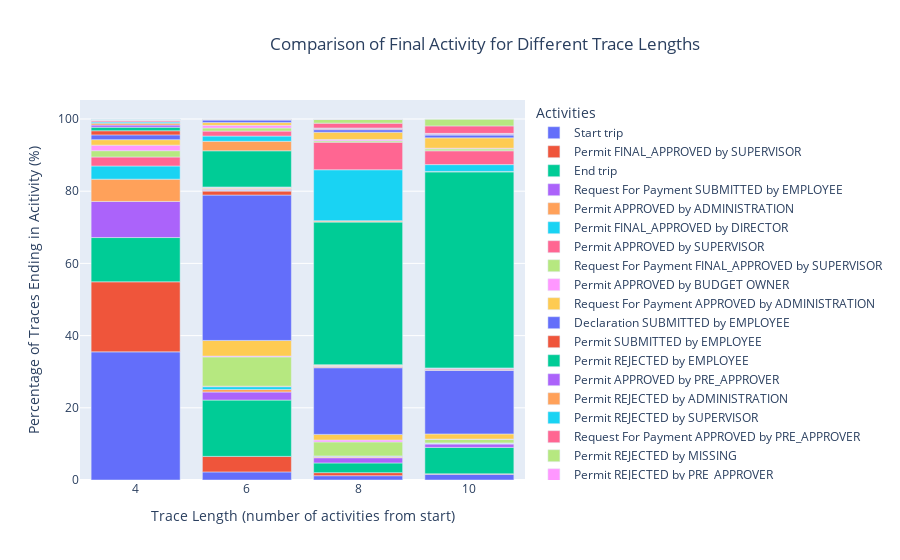

This figure's notebook cell:
### Code cell
# plot the distribution
import plotly.express as px
fig = px.bar(df_dist, x="Trace length", y="Percent count", color="Activities", title="Comparison of Final Activity for Different Trace Lengths")
fig.update_layout(xaxis_title="Trace Length (number of activities from start)", yaxis_title="Percentage of Traces Ending in Acitivity (%)")
fig.update_xaxes(tickvals=[4,6,8,10])
fig.update_layout(title_x=0.3)
fig.show()
fig.write_html("../docs/activity_vs_trace_length_distribution.html")

### Figure 1 — Plotly figure (JSON) as saved in the notebook; plotly's stock layout.template omitted (floating-point values rounded to 4 significant figures)
{"data": [{"alignmentgroup": "True", "hovertemplate": "Activities=Start trip<br>Trace length=%{x}<br>Percent count=%{y}<extra></extra>", "legendgroup": "Start trip", "marker": {"color": "#636efa", "pattern": {"shape": ""}}, "name": "Start trip", "offsetgroup": "Start trip", "orientation": "v", "showlegend": true, "textposition": "auto", "type": "bar", "x": [4, 6, 8, 10], "xaxis": "x", "y": [35.5, 2.239, 1.194, 1.592], "yaxis": "y"}, {"alignmentgroup": "True", "hovertemplate": "Activities=Permit FINAL_APPROVED by SUPERVISOR<br>Trace length=%{x}<br>Percent count=%{y}<extra></extra>", "legendgroup": "Permit FINAL_APPROVED by SUPERVISOR", "marker": {"color": "#EF553B", "pattern": {"shape": ""}}, "name": "Permit FINAL_APPROVED by SUPERVISOR", "offsetgroup": "Permit FINAL_APPROVED by SUPERVISOR", "orientation": "v", "showlegend": true, "textposition": "auto", "type": "bar", "x": [4, 6, 8, 10], "xaxis": "x", "y": [19.4, 4.303, 0.8458, 0.1244], "yaxis": "y"}, {"alignmentgroup": "True", "hovertemplate": "Activities=End trip<br>Trace length=%{x}<br>Percent count=%{y}<extra></extra>", "legendgroup": "End trip", "marker": {"color": "#00cc96", "pattern": {"shape": ""}}, "name": "End trip", "offsetgroup": "End trip", "orientation": "v", "showlegend": true, "textposition": "auto", "type": "bar", "x": [4, 6, 8, 10], "xaxis": "x", "y": [12.26, 15.6, 2.687, 7.313], "yaxis": "y"}, {"alignmentgroup": "True", "hovertemplate": "Activities=Request For Payment SUBMITTED by EMPLOYEE<br>Trace length=%{x}<br>Percent count=%{y}<extra></extra>", "legendgroup": "Request For Payment SUBMITTED by EMPLOYEE", "marker": {"color": "#ab63fa", "pattern": {"shape": ""}}, "name": "Request For Payment SUBMITTED by EMPLOYEE", "offsetgroup": "Request For Payment SUBMITTED by EMPLOYEE", "orientation": "v", "showlegend": true, "textposition": "auto", "type": "bar", "x": [4, 6, 8, 10], "xaxis": "x", "y": [10, 2.239, 1.443, 0.9453], "yaxis": "y"}, {"alignmentgroup": "True", "hovertemplate": "Activities=Permit APPROVED by ADMINISTRATION<br>Trace length=%{x}<br>Percent count=%{y}<extra></extra>", "legendgroup": "Permit APPROVED by ADMINISTRATION", "marker": {"color": "#FFA15A", "pattern": {"shape": ""}}, "name": "Permit APPROVED by ADMINISTRATION", "offsetgroup": "Permit APPROVED by ADMINISTRATION", "orientation": "v", "showlegend": true, "textposition": "auto", "type": "bar", "x": [4, 6, 8, 10], "xaxis": "x", "y": [6.169, 0.6965, 0.199, 0.1244], "yaxis": "y"}, {"alignmentgroup": "True", "hovertemplate": "Activities=Permit FINAL_APPROVED by DIRECTOR<br>Trace length=%{x}<br>Percent count=%{y}<extra></extra>", "legendgroup": "Permit FINAL_APPROVED by DIRECTOR", "marker": {"color": "#19d3f3", "pattern": {"shape": ""}}, "name": "Permit FINAL_APPROVED by DIRECTOR", "offsetgroup": "Permit FINAL_APPROVED by DIRECTOR", "orientation": "v", "showlegend": true, "textposition": "auto", "type": "bar", "x": [4, 6, 8, 10], "xaxis": "x", "y": [3.657, 0.7711, 0.199, 0.1244], "yaxis": "y"}, {"alignmentgroup": "True", "hovertemplate": "Activities=Permit APPROVED by SUPERVISOR<br>Trace length=%{x}<br>Percent count=%{y}<extra></extra>", "legendgroup": "Permit APPROVED by SUPERVISOR", "marker": {"color": "#FF6692", "pattern": {"shape": ""}}, "name": "Permit APPROVED by SUPERVISOR", "offsetgroup": "Permit APPROVED by SUPERVISOR", "orientation": "v", "showlegend": true, "textposition": "auto", "type": "bar", "x": [4, 6, 8, 10], "xaxis": "x", "y": [2.488, 0.1493, 0.0995, 0.04975], "yaxis": "y"}, {"alignmentgroup": "True", "hovertemplate": "Activities=Request For Payment FINAL_APPROVED by SUPERVISOR<br>Trace length=%{x}<br>Percent count=%{y}<extra></extra>", "legendgroup": "Request For Payment FINAL_APPROVED by SUPERVISOR", "marker": {"color": "#B6E880", "pattern": {"shape": ""}}, "name": "Request For Payment FINAL_APPROVED by SUPERVISOR", "offsetgroup": "Request For Payment FINAL_APPROVED by SUPERVISOR", "orientation": "v", "showlegend": true, "textposition": "auto", "type": "bar", "x": [4, 6, 8, 10], "xaxis": "x", "y": [1.741, 8.109, 3.881, 1.045], "yaxis": "y"}, {"alignmentgroup": "True", "hovertemplate": "Activities=Permit APPROVED by BUDGET OWNER<br>Trace length=%{x}<br>Percent count=%{y}<extra></extra>", "legendgroup": "Permit APPROVED by BUDGET OWNER", "marker": {"color": "#FF97FF", "pattern": {"shape": ""}}, "name": "Permit APPROVED by BUDGET OWNER", "offsetgroup": "Permit APPROVED by BUDGET OWNER", "orientation": "v", "showlegend": true, "textposition": "auto", "type": "bar", "x": [4, 6, 8, 10], "xaxis": "x", "y": [1.542, 0.2239, 0.5224, 0.02488], "yaxis": "y"}, {"alignmentgroup": "True", "hovertemplate": "Activities=Request For Payment APPROVED by ADMINISTRATION<br>Trace length=%{x}<br>Percent count=%{y}<extra></extra>", "legendgroup": "Request For Payment APPROVED by ADMINISTRATION", "marker": {"color": "#FECB52", "pattern": {"shape": ""}}, "name": "Request For Payment APPROVED by ADMINISTRATION", "offsetgroup": "Request For Payment APPROVED by ADMINISTRATION", "orientation": "v", "showlegend": true, "textposition": "auto", "type": "bar", "x": [4, 6, 8, 10], "xaxis": "x", "y": [1.517, 4.328, 1.567, 1.418], "yaxis": "y"}, {"alignmentgroup": "True", "hovertemplate": "Activities=Declaration SUBMITTED by EMPLOYEE<br>Trace length=%{x}<br>Percent count=%{y}<extra></extra>", "legendgroup": "Declaration SUBMITTED by EMPLOYEE", "marker": {"color": "#636efa", "pattern": {"shape": ""}}, "name": "Declaration SUBMITTED by EMPLOYEE", "offsetgroup": "Declaration SUBMITTED by EMPLOYEE", "orientation": "v", "showlegend": true, "textposition": "auto", "type": "bar", "x": [4, 6, 8, 10], "xaxis": "x", "y": [1.318, 40.27, 18.46, 17.61], "yaxis": "y"}, {"alignmentgroup": "True", "hovertemplate": "Activities=Permit SUBMITTED by EMPLOYEE<br>Trace length=%{x}<br>Percent count=%{y}<extra></extra>", "legendgroup": "Permit SUBMITTED by EMPLOYEE", "marker": {"color": "#EF553B", "pattern": {"shape": ""}}, "name": "Permit SUBMITTED by EMPLOYEE", "offsetgroup": "Permit SUBMITTED by EMPLOYEE", "orientation": "v", "showlegend": true, "textposition": "auto", "type": "bar", "x": [4, 6, 8, 10], "xaxis": "x", "y": [1.144, 1.095, 0.1741, 0.1244], "yaxis": "y"}, {"alignmentgroup": "True", "hovertemplate": "Activities=Permit REJECTED by EMPLOYEE<br>Trace length=%{x}<br>Percent count=%{y}<extra></extra>", "legendgroup": "Permit REJECTED by EMPLOYEE", "marker": {"color": "#00cc96", "pattern": {"shape": ""}}, "name": "Permit REJECTED by EMPLOYEE", "offsetgroup": "Permit REJECTED by EMPLOYEE", "orientation": "v", "showlegend": true, "textposition": "auto", "type": "bar", "x": [4, 6, 8, 10], "xaxis": "x", "y": [0.9701, 0.199, 0.1244, 0.07463], "yaxis": "y"}, {"alignmentgroup": "True", "hovertemplate": "Activities=Permit APPROVED by PRE_APPROVER<br>Trace length=%{x}<br>Percent count=%{y}<extra></extra>", "legendgroup": "Permit APPROVED by PRE_APPROVER", "marker": {"color": "#ab63fa", "pattern": {"shape": ""}}, "name": "Permit APPROVED by PRE_APPROVER", "offsetgroup": "Permit APPROVED by PRE_APPROVER", "orientation": "v", "showlegend": true, "textposition": "auto", "type": "bar", "x": [4, 6, 8], "xaxis": "x", "y": [0.6219, 0.1493, 0.07463], "yaxis": "y"}, {"alignmentgroup": "True", "hovertemplate": "Activities=Permit REJECTED by ADMINISTRATION<br>Trace length=%{x}<br>Percent count=%{y}<extra></extra>", "legendgroup": "Permit REJECTED by ADMINISTRATION", "marker": {"color": "#FFA15A", "pattern": {"shape": ""}}, "name": "Permit REJECTED by ADMINISTRATION", "offsetgroup": "Permit REJECTED by ADMINISTRATION", "orientation": "v", "showlegend": true, "textposition": "auto", "type": "bar", "x": [4, 6, 8], "xaxis": "x", "y": [0.5224, 0.02488, 0.02488], "yaxis": "y"}, {"alignmentgroup": "True", "hovertemplate": "Activities=Permit REJECTED by SUPERVISOR<br>Trace length=%{x}<br>Percent count=%{y}<extra></extra>", "legendgroup": "Permit REJECTED by SUPERVISOR", "marker": {"color": "#19d3f3", "pattern": {"shape": ""}}, "name": "Permit REJECTED by SUPERVISOR", "offsetgroup": "Permit REJECTED by SUPERVISOR", "orientation": "v", "showlegend": true, "textposition": "auto", "type": "bar", "x": [4, 6], "xaxis": "x", "y": [0.2985, 0.0995], "yaxis": "y"}, {"alignmentgroup": "True", "hovertemplate": "Activities=Request For Payment APPROVED by PRE_APPROVER<br>Trace length=%{x}<br>Percent count=%{y}<extra></extra>", "legendgroup": "Request For Payment APPROVED by PRE_APPROVER", "marker": {"color": "#FF6692", "pattern": {"shape": ""}}, "name": "Request For Payment APPROVED by PRE_APPROVER", "offsetgroup": "Request For Payment APPROVED by PRE_APPROVER", "orientation": "v", "showlegend": true, "textposition": "auto", "type": "bar", "x": [4, 6, 8, 10], "xaxis": "x", "y": [0.2985, 0.1741, 0.1493, 0.2736], "yaxis": "y"}, {"alignmentgroup": "True", "hovertemplate": "Activities=Permit REJECTED by MISSING<br>Trace length=%{x}<br>Percent count=%{y}<extra></extra>", "legendgroup": "Permit REJECTED by MISSING", "marker": {"color": "#B6E880", "pattern": {"shape": ""}}, "name": "Permit REJECTED by MISSING", "offsetgroup": "Permit REJECTED by MISSING", "orientation": "v", "showlegend": true, "textposition": "auto", "type": "bar", "x": [4, 6, 8, 10], "xaxis": "x", "y": [0.1741, 0.07463, 0.0995, 0.02488], "yaxis": "y"}, {"alignmentgroup": "True", "hovertemplate": "Activities=Permit REJECTED by PRE_APPROVER<br>Trace length=%{x}<br>Percent count=%{y}<extra></extra>", "legendgroup": "Permit REJECTED by PRE_APPROVER", "marker": {"color": "#FF97FF", "pattern": {"shape": ""}}, "name": "Permit REJECTED by PRE_APPROVER", "offsetgroup": "Permit REJECTED by PRE_APPROVER", "orientation": "v", "showlegend": true, "textposition": "auto", "type": "bar", "x": [4], "xaxis": "x", "y": [0.0995], "yaxis": "y"}, {"alignmentgroup": "True", "hovertemplate": "Activities=Request For Payment REJECTED by ADMINISTRATION<br>Trace length=%{x}<br>Percent count=%{y}<extra></extra>", "legendgroup": "Request For Payment REJECTED by ADMINISTRATION", "marker": {"color": "#FECB52", "pattern": {"shape": ""}}, "name": "Request For Payment REJECTED by ADMINISTRATION", "offsetgroup": "Request For Payment REJECTED by ADMINISTRATION", "orientation": "v", "showlegend": true, "textposition": "auto", "type": "bar", "x": [4, 6, 8, 10], "xaxis": "x", "y": [0.0995, 0.2985, 0.1741, 0.0995], "yaxis": "y"}, {"alignmentgroup": "True", "hovertemplate": "Activities=Declaration SAVED by EMPLOYEE<br>Trace length=%{x}<br>Percent count=%{y}<extra></extra>", "legendgroup": "Declaration SAVED by EMPLOYEE", "marker": {"color": "#636efa", "pattern": {"shape": ""}}, "name": "Declaration SAVED by EMPLOYEE", "offsetgroup": "Declaration SAVED by EMPLOYEE", "orientation": "v", "showlegend": true, "textposition": "auto", "type": "bar", "x": [4, 6, 8, 10], "xaxis": "x", "y": [0.07463, 0.0995, 0.02488, 0.07463], "yaxis": "y"}, {"alignmentgroup": "True", "hovertemplate": "Activities=Request For Payment SAVED by EMPLOYEE<br>Trace length=%{x}<br>Percent count=%{y}<extra></extra>", "legendgroup": "Request For Payment SAVED by EMPLOYEE", "marker": {"color": "#EF553B", "pattern": {"shape": ""}}, "name": "Request For Payment SAVED by EMPLOYEE", "offsetgroup": "Request For Payment SAVED by EMPLOYEE", "orientation": "v", "showlegend": true, "textposition": "auto", "type": "bar", "x": [4, 6], "xaxis": "x", "y": [0.04975, 0.02488], "yaxis": "y"}, {"alignmentgroup": "True", "hovertemplate": "Activities=Declaration FINAL_APPROVED by SUPERVISOR<br>Trace length=%{x}<br>Percent count=%{y}<extra></extra>", "legendgroup": "Declaration FINAL_APPROVED by SUPERVISOR", "marker": {"color": "#00cc96", "pattern": {"shape": ""}}, "name": "Declaration FINAL_APPROVED by SUPERVISOR", "offsetgroup": "Declaration FINAL_APPROVED by SUPERVISOR", "orientation": "v", "showlegend": true, "textposition": "auto", "type": "bar", "x": [4, 6, 8, 10], "xaxis": "x", "y": [0.02488, 10.02, 39.53, 54.3], "yaxis": "y"}, {"alignmentgroup": "True", "hovertemplate": "Activities=Permit REJECTED by BUDGET OWNER<br>Trace length=%{x}<br>Percent count=%{y}<extra></extra>", "legendgroup": "Permit REJECTED by BUDGET OWNER", "marker": {"color": "#ab63fa", "pattern": {"shape": ""}}, "name": "Permit REJECTED by BUDGET OWNER", "offsetgroup": "Permit REJECTED by BUDGET OWNER", "orientation": "v", "showlegend": true, "textposition": "auto", "type": "bar", "x": [4, 8], "xaxis": "x", "y": [0.02488, 0.0995], "yaxis": "y"}, {"alignmentgroup": "True", "hovertemplate": "Activities=Send Reminder<br>Trace length=%{x}<br>Percent count=%{y}<extra></extra>", "legendgroup": "Send Reminder", "marker": {"color": "#FFA15A", "pattern": {"shape": ""}}, "name": "Send Reminder", "offsetgroup": "Send Reminder", "orientation": "v", "showlegend": true, "textposition": "auto", "type": "bar", "x": [6, 8, 10], "xaxis": "x", "y": [2.637, 0.2488, 0.1244], "yaxis": "y"}, {"alignmentgroup": "True", "hovertemplate": "Activities=Declaration APPROVED by ADMINISTRATION<br>Trace length=%{x}<br>Percent count=%{y}<extra></extra>", "legendgroup": "Declaration APPROVED by ADMINISTRATION", "marker": {"color": "#19d3f3", "pattern": {"shape": ""}}, "name": "Declaration APPROVED by ADMINISTRATION", "offsetgroup": "Declaration APPROVED by ADMINISTRATION", "orientation": "v", "showlegend": true, "textposition": "auto", "type": "bar", "x": [6, 8, 10], "xaxis": "x", "y": [1.443, 14.13, 1.891], "yaxis": "y"}, {"alignmentgroup": "True", "hovertemplate": "Activities=Payment Handled<br>Trace length=%{x}<br>Percent count=%{y}<extra></extra>", "legendgroup": "Payment Handled", "marker": {"color": "#FF6692", "pattern": {"shape": ""}}, "name": "Payment Handled", "offsetgroup": "Payment Handled", "orientation": "v", "showlegend": true, "textposition": "auto", "type": "bar", "x": [6, 8, 10], "xaxis": "x", "y": [1.368, 7.637, 3.831], "yaxis": "y"}, {"alignmentgroup": "True", "hovertemplate": "Activities=Declaration APPROVED by PRE_APPROVER<br>Trace length=%{x}<br>Percent count=%{y}<extra></extra>", "legendgroup": "Declaration APPROVED by PRE_APPROVER", "marker": {"color": "#B6E880", "pattern": {"shape": ""}}, "name": "Declaration APPROVED by PRE_APPROVER", "offsetgroup": "Declaration APPROVED by PRE_APPROVER", "orientation": "v", "showlegend": true, "textposition": "auto", "type": "bar", "x": [6, 8, 10], "xaxis": "x", "y": [0.8706, 0.3731, 0.5224], "yaxis": "y"}, {"alignmentgroup": "True", "hovertemplate": "Activities=Request For Payment REJECTED by EMPLOYEE<br>Trace length=%{x}<br>Percent count=%{y}<extra></extra>", "legendgroup": "Request For Payment REJECTED by EMPLOYEE", "marker": {"color": "#FF97FF", "pattern": {"shape": ""}}, "name": "Request For Payment REJECTED by EMPLOYEE", "offsetgroup": "Request For Payment REJECTED by EMPLOYEE", "orientation": "v", "showlegend": true, "textposition": "auto", "type": "bar", "x": [6, 8, 10], "xaxis": "x", "y": [0.7463, 0.3731, 0.199], "yaxis": "y"}, {"alignmentgroup": "True", "hovertemplate": "Activities=Request Payment<br>Trace length=%{x}<br>Percent count=%{y}<extra></extra>", "legendgroup": "Request Payment", "marker": {"color": "#FECB52", "pattern": {"shape": ""}}, "name": "Request Payment", "offsetgroup": "Request Payment", "orientation": "v", "showlegend": true, "textposition": "auto", "type": "bar", "x": [6, 8, 10], "xaxis": "x", "y": [0.7463, 2.015, 2.861], "yaxis": "y"}, {"alignmentgroup": "True", "hovertemplate": "Activities=Request For Payment APPROVED by BUDGET OWNER<br>Trace length=%{x}<br>Percent count=%{y}<extra></extra>", "legendgroup": "Request For Payment APPROVED by BUDGET OWNER", "marker": {"color": "#636efa", "pattern": {"shape": ""}}, "name": "Request For Payment APPROVED by BUDGET OWNER", "offsetgroup": "Request For Payment APPROVED by BUDGET OWNER", "orientation": "v", "showlegend": true, "textposition": "auto", "type": "bar", "x": [6, 8, 10], "xaxis": "x", "y": [0.7214, 0.6965, 0.796], "yaxis": "y"}, {"alignmentgroup": "True", "hovertemplate": "Activities=Request For Payment FINAL_APPROVED by DIRECTOR<br>Trace length=%{x}<br>Percent count=%{y}<extra></extra>", "legendgroup": "Request For Payment FINAL_APPROVED by DIRECTOR", "marker": {"color": "#EF553B", "pattern": {"shape": ""}}, "name": "Request For Payment FINAL_APPROVED by DIRECTOR", "offsetgroup": "Request For Payment FINAL_APPROVED by DIRECTOR", "orientation": "v", "showlegend": true, "textposition": "auto", "type": "bar", "x": [6, 8, 10], "xaxis": "x", "y": [0.07463, 0.1493, 0.0995], "yaxis": "y"}, {"alignmentgroup": "True", "hovertemplate": "Activities=Request For Payment REJECTED by SUPERVISOR<br>Trace length=%{x}<br>Percent count=%{y}<extra></extra>", "legendgroup": "Request For Payment REJECTED by SUPERVISOR", "marker": {"color": "#00cc96", "pattern": {"shape": ""}}, "name": "Request For Payment REJECTED by SUPERVISOR", "offsetgroup": "Request For Payment REJECTED by SUPERVISOR", "orientation": "v", "showlegend": true, "textposition": "auto", "type": "bar", "x": [6, 10], "xaxis": "x", "y": [0.07463, 0.02488], "yaxis": "y"}, {"alignmentgroup": "True", "hovertemplate": "Activities=Declaration APPROVED by SUPERVISOR<br>Trace length=%{x}<br>Percent count=%{y}<extra></extra>", "legendgroup": "Declaration APPROVED by SUPERVISOR", "marker": {"color": "#ab63fa", "pattern": {"shape": ""}}, "name": "Declaration APPROVED by SUPERVISOR", "offsetgroup": "Declaration APPROVED by SUPERVISOR", "orientation": "v", "showlegend": true, "textposition": "auto", "type": "bar", "x": [6, 8, 10], "xaxis": "x", "y": [0.04975, 0.2488, 0.2736], "yaxis": "y"}, {"alignmentgroup": "True", "hovertemplate": "Activities=Request For Payment APPROVED by SUPERVISOR<br>Trace length=%{x}<br>Percent count=%{y}<extra></extra>", "legendgroup": "Request For Payment APPROVED by SUPERVISOR", "marker": {"color": "#FFA15A", "pattern": {"shape": ""}}, "name": "Request For Payment APPROVED by SUPERVISOR", "offsetgroup": "Request For Payment APPROVED by SUPERVISOR", "orientation": "v", "showlegend": true, "textposition": "auto", "type": "bar", "x": [6, 8, 10], "xaxis": "x", "y": [0.04975, 0.07463, 0.04975], "yaxis": "y"}, {"alignmentgroup": "True", "hovertemplate": "Activities=Request For Payment REJECTED by BUDGET OWNER<br>Trace length=%{x}<br>Percent count=%{y}<extra></extra>", "legendgroup": "Request For Payment REJECTED by BUDGET OWNER", "marker": {"color": "#19d3f3", "pattern": {"shape": ""}}, "name": "Request For Payment REJECTED by BUDGET OWNER", "offsetgroup": "Request For Payment REJECTED by BUDGET OWNER", "orientation": "v", "showlegend": true, "textposition": "auto", "type": "bar", "x": [6], "xaxis": "x", "y": [0.02488], "yaxis": "y"}, {"alignmentgroup": "True", "hovertemplate": "Activities=Declaration FINAL_APPROVED by DIRECTOR<br>Trace length=%{x}<br>Percent count=%{y}<extra></extra>", "legendgroup": "Declaration FINAL_APPROVED by DIRECTOR", "marker": {"color": "#FF6692", "pattern": {"shape": ""}}, "name": "Declaration FINAL_APPROVED by DIRECTOR", "offsetgroup": "Declaration FINAL_APPROVED by DIRECTOR", "orientation": "v", "showlegend": true, "textposition": "auto", "type": "bar", "x": [8, 10], "xaxis": "x", "y": [1.343, 2.065], "yaxis": "y"}, {"alignmentgroup": "True", "hovertemplate": "Activities=Declaration APPROVED by BUDGET OWNER<br>Trace length=%{x}<br>Percent count=%{y}<extra></extra>", "legendgroup": "Declaration APPROVED by BUDGET OWNER", "marker": {"color": "#B6E880", "pattern": {"shape": ""}}, "name": "Declaration APPROVED by BUDGET OWNER", "offsetgroup": "Declaration APPROVED by BUDGET OWNER", "orientation": "v", "showlegend": true, "textposition": "auto", "type": "bar", "x": [8, 10], "xaxis": "x", "y": [1.045, 1.891], "yaxis": "y"}, {"alignmentgroup": "True", "hovertemplate": "Activities=Request For Payment REJECTED by PRE_APPROVER<br>Trace length=%{x}<br>Percent count=%{y}<extra></extra>", "legendgroup": "Request For Payment REJECTED by PRE_APPROVER", "marker": {"color": "#FF97FF", "pattern": {"shape": ""}}, "name": "Request For Payment REJECTED by PRE_APPROVER", "offsetgroup": "Request For Payment REJECTED by PRE_APPROVER", "orientation": "v", "showlegend": true, "textposition": "auto", "type": "bar", "x": [8, 10], "xaxis": "x", "y": [0.07463, 0.02488], "yaxis": "y"}, {"alignmentgroup": "True", "hovertemplate": "Activities=Request For Payment REJECTED by MISSING<br>Trace length=%{x}<br>Percent count=%{y}<extra></extra>", "legendgroup": "Request For Payment REJECTED by MISSING", "marker": {"color": "#FECB52", "pattern": {"shape": ""}}, "name": "Request For Payment REJECTED by MISSING", "offsetgroup": "Request For Payment REJECTED by MISSING", "orientation": "v", "showlegend": true, "textposition": "auto", "type": "bar", "x": [8], "xaxis": "x", "y": [0.02488], "yaxis": "y"}], "layout": {"barmode": "relative", "legend": {"title": {"text": "Activities"}, "tracegroupgap": 0}, "title": {"text": "Comparison of Final Activity for Different Trace Lengths", "x": 0.3}, "xaxis": {"anchor": "y", "domain": [0, 1], "tickvals": [4, 6, 8, 10], "title": {"text": "Trace Length (number of activities from start)"}}, "yaxis": {"anchor": "x", "domain": [0, 1], "title": {"text": "Percentage of Traces Ending in Acitivity (%)"}}}}
